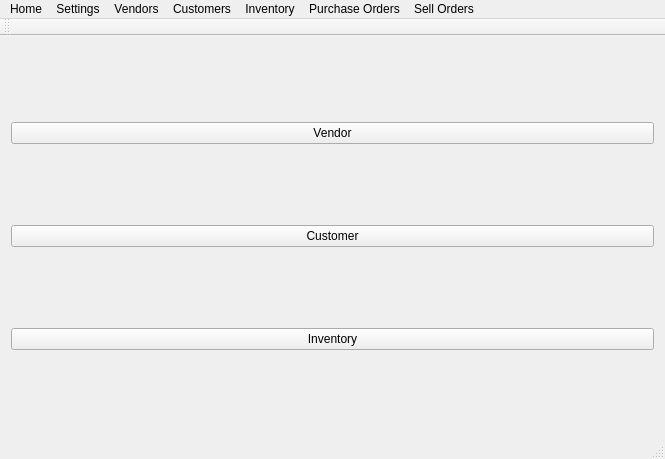
<?xml version="1.0" encoding="UTF-8"?>
<ui version="4.0">
 <class>MainWindow</class>
 <widget class="QMainWindow" name="MainWindow">
  <property name="geometry">
   <rect>
    <x>0</x>
    <y>0</y>
    <width>665</width>
    <height>459</height>
   </rect>
  </property>
  <property name="windowTitle">
   <string>MainWindow</string>
  </property>
  <widget class="QWidget" name="centralWidget">
   <layout class="QHBoxLayout" name="horizontalLayout">
    <item>
     <layout class="QHBoxLayout" name="menu_h_layout">
      <item>
       <layout class="QVBoxLayout" name="verticalLayout">
        <item>
         <widget class="QPushButton" name="button_vendor">
          <property name="text">
           <string>Vendor</string>
          </property>
         </widget>
        </item>
        <item>
         <widget class="QPushButton" name="button_customer">
          <property name="text">
           <string>Customer</string>
          </property>
         </widget>
        </item>
        <item>
         <widget class="QPushButton" name="button_inventory">
          <property name="text">
           <string>Inventory</string>
          </property>
         </widget>
        </item>
       </layout>
      </item>
     </layout>
    </item>
    <item>
     <layout class="QHBoxLayout" name="main_display_h_layout"/>
    </item>
   </layout>
  </widget>
  <widget class="QMenuBar" name="menuBar">
   <property name="geometry">
    <rect>
     <x>0</x>
     <y>0</y>
     <width>665</width>
     <height>21</height>
    </rect>
   </property>
   <widget class="QMenu" name="menu_Home">
    <property name="minimumSize">
     <size>
      <width>100</width>
      <height>0</height>
     </size>
    </property>
    <property name="title">
     <string>Home</string>
    </property>
    <addaction name="actionZues_Inventory_Management"/>
   </widget>
   <widget class="QMenu" name="menu_Settings">
    <property name="minimumSize">
     <size>
      <width>100</width>
      <height>0</height>
     </size>
    </property>
    <property name="title">
     <string>Settings</string>
    </property>
    <addaction name="actionCompany_Information"/>
    <addaction name="actionEdit_Comapny_Information"/>
   </widget>
   <widget class="QMenu" name="menu_Vendor">
    <property name="minimumSize">
     <size>
      <width>100</width>
      <height>0</height>
     </size>
    </property>
    <property name="title">
     <string>Vendors</string>
    </property>
    <addaction name="actionVendor_List"/>
    <addaction name="actionAdd_Vendor"/>
   </widget>
   <widget class="QMenu" name="menu_Customer">
    <property name="title">
     <string>Customers</string>
    </property>
    <addaction name="actionCustomer_List"/>
    <addaction name="actionAdd_Customer"/>
   </widget>
   <widget class="QMenu" name="menu_Inventory">
    <property name="title">
     <string>Inventory</string>
    </property>
   </widget>
   <widget class="QMenu" name="menu_Purchase_Order">
    <property name="title">
     <string>Purchase Orders</string>
    </property>
   </widget>
   <widget class="QMenu" name="menu_Sell_Orders">
    <property name="title">
     <string>Sell Orders</string>
    </property>
   </widget>
   <addaction name="menu_Home"/>
   <addaction name="menu_Settings"/>
   <addaction name="menu_Vendor"/>
   <addaction name="menu_Customer"/>
   <addaction name="menu_Inventory"/>
   <addaction name="menu_Purchase_Order"/>
   <addaction name="menu_Sell_Orders"/>
  </widget>
  <widget class="QToolBar" name="mainToolBar">
   <attribute name="toolBarArea">
    <enum>TopToolBarArea</enum>
   </attribute>
   <attribute name="toolBarBreak">
    <bool>false</bool>
   </attribute>
  </widget>
  <widget class="QStatusBar" name="statusBar"/>
  <action name="actionZues_Inventory_Management">
   <property name="text">
    <string>Zues Inventory Management</string>
   </property>
  </action>
  <action name="actionCompany_Information">
   <property name="text">
    <string>Add Company Information</string>
   </property>
  </action>
  <action name="actionEdit_Comapny_Information">
   <property name="text">
    <string>Edit Comapny Information</string>
   </property>
  </action>
  <action name="actionVendor_List">
   <property name="text">
    <string>Vendor List</string>
   </property>
  </action>
  <action name="actionAdd_Vendor">
   <property name="text">
    <string>Add Vendor</string>
   </property>
  </action>
  <action name="actionCustomer_List">
   <property name="text">
    <string>Customer List</string>
   </property>
  </action>
  <action name="actionAdd_Customer">
   <property name="text">
    <string>Add Customer</string>
   </property>
  </action>
 </widget>
 <layoutdefault spacing="6" margin="11"/>
 <resources/>
 <connections>
  <connection>
   <sender>menuBar</sender>
   <signal>triggered(QAction*)</signal>
   <receiver>MainWindow</receiver>
   <slot>on_trigger_menu_Home()</slot>
   <hints>
    <hint type="sourcelabel">
     <x>26</x>
     <y>10</y>
    </hint>
    <hint type="destinationlabel">
     <x>152</x>
     <y>564</y>
    </hint>
   </hints>
  </connection>
 </connections>
 <slots>
  <slot>on_trigger_menu_Home()</slot>
 </slots>
</ui>
